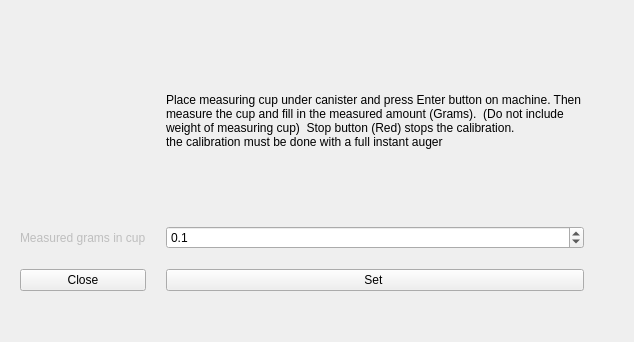
<?xml version="1.0" encoding="UTF-8"?>
<ui version="4.0">
 <class>WBSDCalibrateCanisterwindow</class>
 <widget class="QMainWindow" name="WBSDCalibrateCanisterwindow">
  <property name="geometry">
   <rect>
    <x>0</x>
    <y>0</y>
    <width>634</width>
    <height>342</height>
   </rect>
  </property>
  <property name="windowTitle">
   <string>Calibrate canister</string>
  </property>
  <property name="toolButtonStyle">
   <enum>Qt::ToolButtonIconOnly</enum>
  </property>
  <widget class="QWidget" name="centralwidget">
   <widget class="QWidget" name="gridLayoutWidget">
    <property name="geometry">
     <rect>
      <x>10</x>
      <y>30</y>
      <width>611</width>
      <height>261</height>
     </rect>
    </property>
    <layout class="QGridLayout" name="gridLayout" rowminimumheight="0,0,0,0,0,0">
     <property name="leftMargin">
      <number>10</number>
     </property>
     <property name="topMargin">
      <number>5</number>
     </property>
     <property name="rightMargin">
      <number>10</number>
     </property>
     <property name="spacing">
      <number>20</number>
     </property>
     <item row="5" column="1">
      <widget class="QPushButton" name="pushButton">
       <property name="sizePolicy">
        <sizepolicy hsizetype="Minimum" vsizetype="Fixed">
         <horstretch>0</horstretch>
         <verstretch>0</verstretch>
        </sizepolicy>
       </property>
       <property name="text">
        <string>Set </string>
       </property>
      </widget>
     </item>
     <item row="2" column="0">
      <widget class="QLabel" name="lblRes">
       <property name="enabled">
        <bool>false</bool>
       </property>
       <property name="sizePolicy">
        <sizepolicy hsizetype="Fixed" vsizetype="Minimum">
         <horstretch>0</horstretch>
         <verstretch>0</verstretch>
        </sizepolicy>
       </property>
       <property name="text">
        <string>Measured grams in cup</string>
       </property>
      </widget>
     </item>
     <item row="2" column="1">
      <widget class="QDoubleSpinBox" name="doubleSpinBox">
       <property name="sizePolicy">
        <sizepolicy hsizetype="Minimum" vsizetype="Fixed">
         <horstretch>0</horstretch>
         <verstretch>0</verstretch>
        </sizepolicy>
       </property>
       <property name="decimals">
        <number>1</number>
       </property>
       <property name="minimum">
        <double>0.000000000000000</double>
       </property>
       <property name="maximum">
        <double>501.000000000000000</double>
       </property>
       <property name="singleStep">
        <double>0.100000000000000</double>
       </property>
       <property name="value">
        <double>0.100000000000000</double>
       </property>
      </widget>
     </item>
     <item row="1" column="1">
      <widget class="QLabel" name="lblInfo">
       <property name="sizePolicy">
        <sizepolicy hsizetype="MinimumExpanding" vsizetype="Minimum">
         <horstretch>0</horstretch>
         <verstretch>0</verstretch>
        </sizepolicy>
       </property>
       <property name="text">
        <string>Place measuring cup under canister and press Enter button on machine. Then measure the cup and fill in the measured amount (Grams).  (Do not include weight of measuring cup)  Stop button (Red) stops the calibration.
the calibration must be done with a full instant auger</string>
       </property>
       <property name="textFormat">
        <enum>Qt::PlainText</enum>
       </property>
       <property name="wordWrap">
        <bool>true</bool>
       </property>
      </widget>
     </item>
     <item row="1" column="0">
      <widget class="QLabel" name="lbl_img">
       <property name="sizePolicy">
        <sizepolicy hsizetype="MinimumExpanding" vsizetype="Minimum">
         <horstretch>0</horstretch>
         <verstretch>0</verstretch>
        </sizepolicy>
       </property>
       <property name="styleSheet">
        <string notr="true">border-image: url(:/mainpics/help.png);</string>
       </property>
       <property name="text">
        <string/>
       </property>
      </widget>
     </item>
     <item row="5" column="0">
      <widget class="QPushButton" name="btn_close">
       <property name="sizePolicy">
        <sizepolicy hsizetype="Minimum" vsizetype="Fixed">
         <horstretch>0</horstretch>
         <verstretch>0</verstretch>
        </sizepolicy>
       </property>
       <property name="text">
        <string>Close</string>
       </property>
      </widget>
     </item>
     <item row="2" column="2">
      <widget class="QLabel" name="label_min">
       <property name="sizePolicy">
        <sizepolicy hsizetype="Fixed" vsizetype="Minimum">
         <horstretch>0</horstretch>
         <verstretch>0</verstretch>
        </sizepolicy>
       </property>
       <property name="text">
        <string/>
       </property>
      </widget>
     </item>
    </layout>
   </widget>
  </widget>
  <widget class="QMenuBar" name="menubar">
   <property name="geometry">
    <rect>
     <x>0</x>
     <y>0</y>
     <width>634</width>
     <height>21</height>
    </rect>
   </property>
  </widget>
 </widget>
 <tabstops>
  <tabstop>doubleSpinBox</tabstop>
  <tabstop>pushButton</tabstop>
 </tabstops>
 <resources/>
 <connections/>
</ui>
